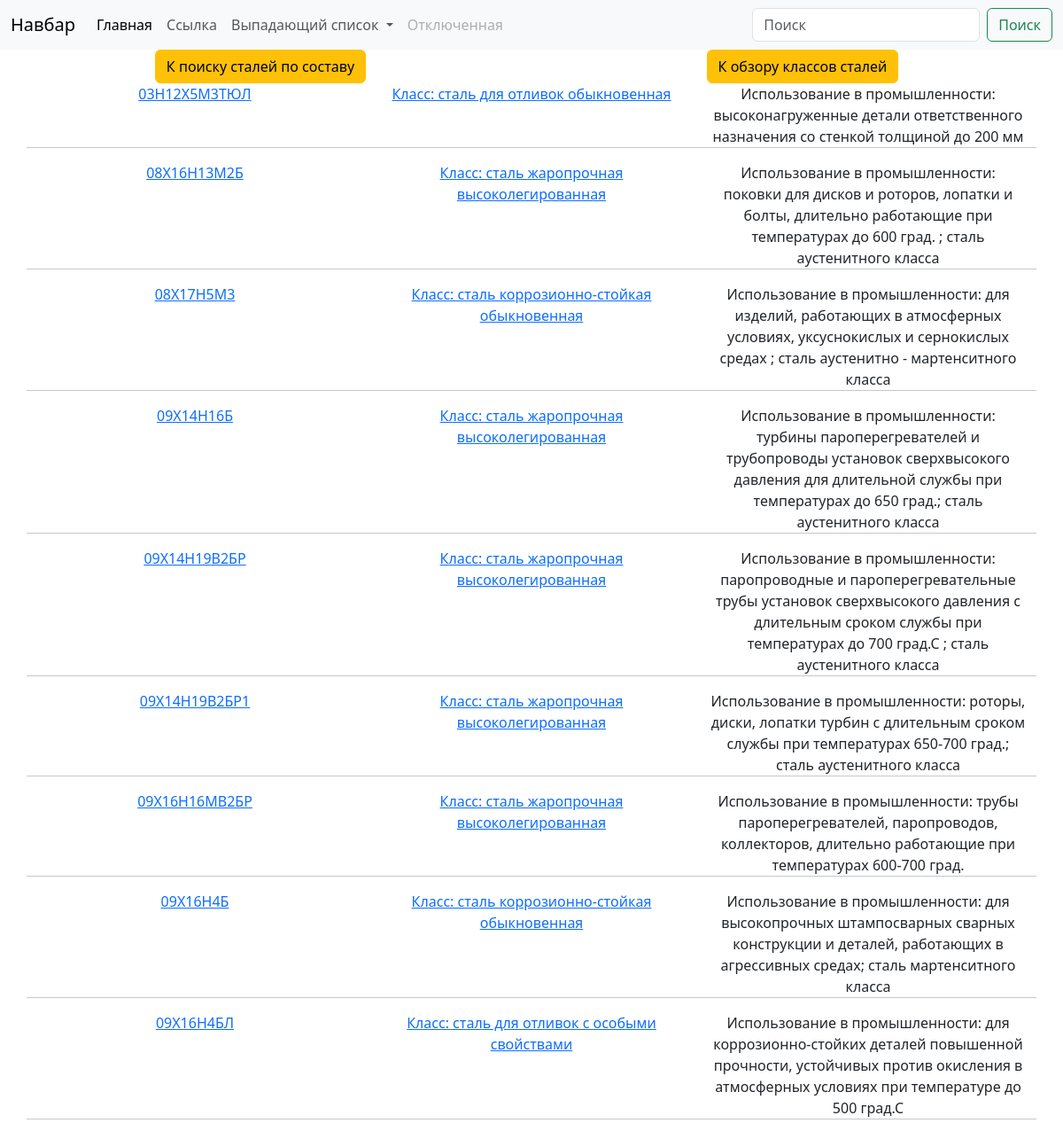
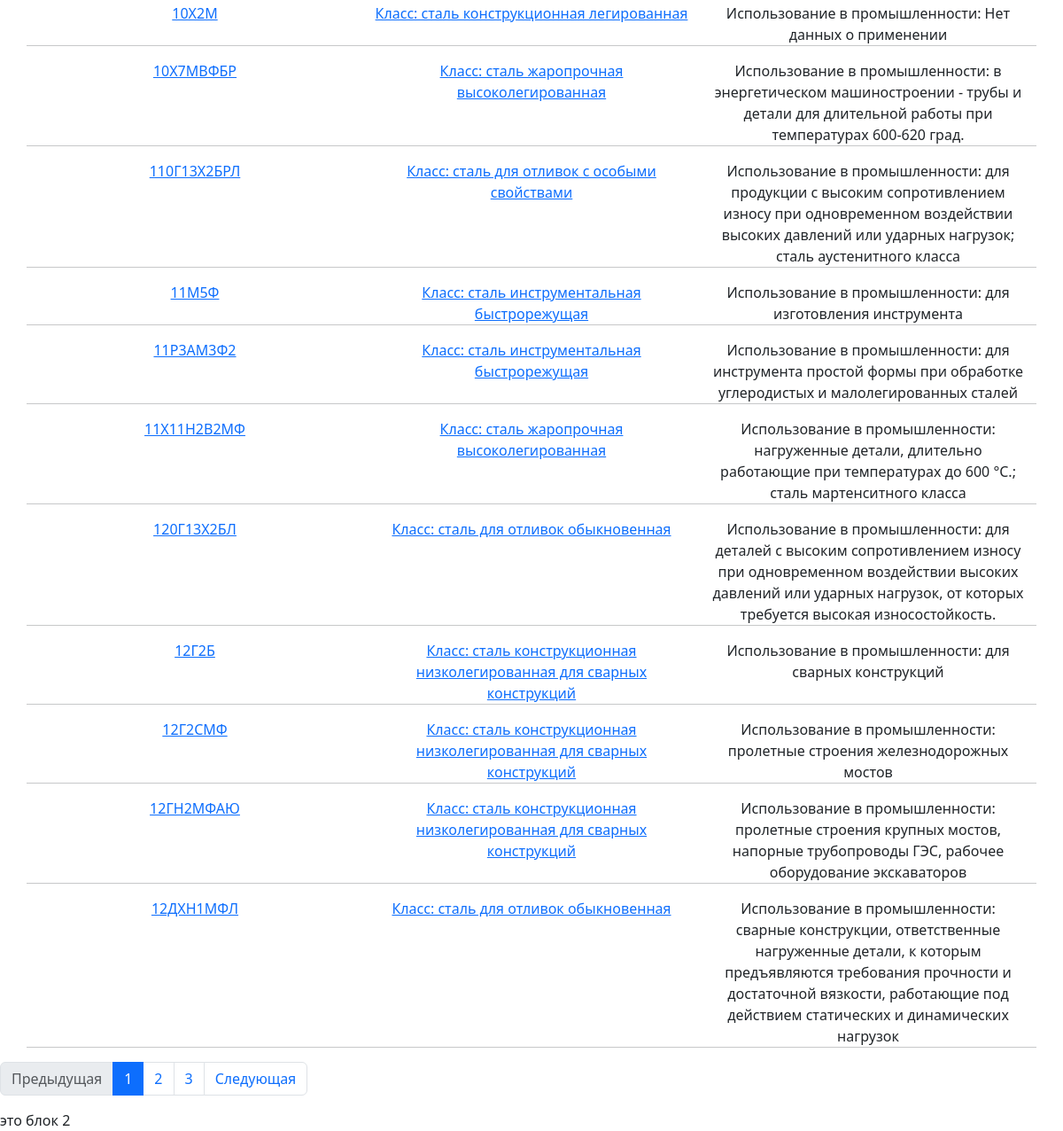
The page /metal/start/ on the database its author committed (2 pictures, top to bottom).
### metal/models.py (models this page shows, shortened)
class Metal_info(models.Model):
    steel = models.CharField(max_length=50, blank=True, null=True)
    steel_info = models.TextField(blank=True, null=True)
    slug = models.SlugField(max_length=100, unique=True, blank=True, null=True)
    metals_class = models.ForeignKey(
        'Metal_class',
        blank=True,
        null=True,
        related_name='metals_info',
        on_delete=models.PROTECT)
    metals = models.OneToOneField(
        'Metal',
        on_delete=models.CASCADE,
        blank=True,
        null=True,
    )
    metalsearch = models.ForeignKey(
        'MetalSearch',
        blank=True,
        null=True,
        related_name='metals_info',
        on_delete=models.RESTRICT)
    def get_absolute_url(self):
        return reverse('steel-slug-url', kwargs={'slug': self.slug})
    class Meta:
        ordering = ['steel']

class Metal_class(models.Model):
    steel_class = models.CharField(max_length=50, unique=True, blank=True, null=True)
    slug = models.SlugField(max_length=100, unique=True, blank=True, null=True)
    def get_absolute_url(self):
        return reverse('steel-steel_class-slug-url', kwargs={'slug': self.slug})

### metal/views.py (the view)
# urls.py: path('start/', Start.as_view(), name='start-url'),
class Start(NoSlugMixin, If_paginator, View):
    models = [Metal_info]
    to_padinator = (models[0].objects.all(), '20')
    template = 'metal/start.html'
    dict_dop = {'menu': menu[template]}

### metal/utils.py (called while the page is built)
    def if_paginator(self, request):
        paginator = Paginator(*self.to_padinator, orphans=5)
        page = paginator.get_page(request.GET.get('page', 1))
        is_paginated = page.has_other_pages()
        if page.has_previous():
            prev_url = f"?page={page.previous_page_number()}"
        else:
            prev_url = ''
        if page.has_next():
            next_url = f"?page={page.next_page_number()}"
        else:
            next_url = ''
        context = {'page_object': page,
                   'is_paginated': is_paginated,
                   'next_url': next_url,
                   'prev_url': prev_url
                   }
        return context

    def get(self, request):
        dict_context = {model.__name__.lower(): get_list_or_404(qset) for model, qset in self.Data.items()}  # передаются экземпляры класса
        if self.to_padinator: dict_context = {**dict_context, **self.if_paginator(request)}
        context={**dict_context, **self.dict_dop}  # передаются дополнительные параметры, например формы
        return render(request, self.template, context=context)

### metal/templates/metal/start.html (shortened to what this page needs)
{% extends 'metal/base_metal.html' %}
{% block block_1 %}
    {% include 'metal/includes/buttons.html' %}
    <div class="container text-center">
        <div class="row">
            {% with page_object.object_list as metal_info %}
                {% for m in metal_info %}
                    <div class="col"><a href="{{ m.get_absolute_url }}">{{m.steel}}</a></div>
                    <div class="col"><a href="{{ m.metals_class.get_absolute_url }}">{{m.metals_class.steel_class}}</a></div>
                    <div class="col">{{m.steel_info}}</div>
                    <hr>
                {% endfor %}
            {% endwith %}
        </div>
    </div>
    {% if is_paginated %}
        <nav aria-label="Пример навигации по страницам">
          <ul class="pagination">
              <li class="page-item {% if not prev_url %}disabled{% endif %}"><a class="page-link" href="{{ prev_url }}" tabindex="-1">Предыдущая</a></li>
              {% for n in page_object.paginator.page_range %}
                {% if page_object.number == n %}
                    <li class="page-item active"><a class="page-link" href="?page={{ n }}">{{ n }}</a></li>
                {% elif n > page_object.number|add:-3 and n < page_object.number|add:3 %}
                  <li class="page-item"><a class="page-link" href="?page={{ n }}">{{ n }}</a></li>
                {% endif %}
              {% endfor %}
              <li class="page-item {% if not next_url %}disabled{% endif %}"><a class="page-link" href="{{ next_url }}" tabindex="-1">Следующая</a></li>
          </ul>
        </nav>
    {% endif %}
{% endblock %}
{% block block_2 %}
  это блок 2
{% endblock %}

### rows shown on the page
Metal_info: steel "03Н12Х5М3ТЮЛ", metals_class.steel_class "Класс: сталь для отливок обыкновенная", steel_info "Использование в промышленности: высоконагруженные детали ответственного назначения со стенкой толщиной до 200 мм"
Metal_info: steel "08Х16Н13М2Б", metals_class.steel_class "Класс: сталь жаропрочная высоколегированная", steel_info "Использование в промышленности: поковки для дисков и роторов, лопатки и болты, длительно работающие при температурах до 600 град. ; сталь аустенитного класса"
Metal_info: steel "08Х17Н5М3", metals_class.steel_class "Класс: сталь коррозионно-стойкая обыкновенная", steel_info "Использование в промышленности: для изделий, работающих в атмосферных условиях, уксуснокислых и сернокислых средах ; сталь аустенитно - мартенситного класса"
Metal_info: steel "09Х14Н16Б", metals_class.steel_class "Класс: сталь жаропрочная высоколегированная", steel_info "Использование в промышленности: турбины пароперегревателей и трубопроводы установок сверхвысокого давления для длительной службы при температурах до 650 град.; сталь аустенитного класса"
Metal_info: steel "09Х14Н19В2БР", metals_class.steel_class "Класс: сталь жаропрочная высоколегированная", steel_info "Использование в промышленности: паропроводные и пароперегревательные трубы установок сверхвысокого давления с длительным сроком службы при температурах до 700 град.С ; сталь аустенитного класса"
Metal_info: steel "09Х14Н19В2БР1", metals_class.steel_class "Класс: сталь жаропрочная высоколегированная", steel_info "Использование в промышленности: роторы, диски, лопатки турбин с длительным сроком службы при температурах 650-700 град.; сталь аустенитного класса"
Metal_info: steel "09Х16Н16МВ2БР", metals_class.steel_class "Класс: сталь жаропрочная высоколегированная", steel_info "Использование в промышленности: трубы пароперегревателей, паропроводов, коллекторов, длительно работающие при температурах 600-700 град."
Metal_info: steel "09Х16Н4Б", metals_class.steel_class "Класс: сталь коррозионно-стойкая обыкновенная", steel_info "Использование в промышленности: для высокопрочных штампосварных сварных конструкции и деталей, работающих в агрессивных средах; сталь мартенситного класса"
Metal_info: steel "09Х16Н4БЛ", metals_class.steel_class "Класс: сталь для отливок с особыми свойствами", steel_info "Использование в промышленности: для коррозионно-стойких деталей повышенной прочности, устойчивых против окисления в атмосферных условиях при температуре до 500 град.С"
Metal_info: steel "10Х2М", metals_class.steel_class "Класс: сталь конструкционная легированная", steel_info "Использование в промышленности: Нет данных о применении"
Metal_info: steel "10Х7МВФБР", metals_class.steel_class "Класс: сталь жаропрочная высоколегированная", steel_info "Использование в промышленности: в энергетическом машиностроении - трубы и детали для длительной работы при температурах 600-620 град."
Metal_info: steel "110Г13Х2БРЛ", metals_class.steel_class "Класс: сталь для отливок с особыми свойствами", steel_info "Использование в промышленности: для продукции с высоким сопротивлением износу при одновременном воздействии высоких давлений или ударных нагрузок; сталь аустенитного класса"
Metal_info: steel "11М5Ф", metals_class.steel_class "Класс: сталь инструментальная быстрорежущая", steel_info "Использование в промышленности: для изготовления инструмента"
Metal_info: steel "11Р3АМ3Ф2", metals_class.steel_class "Класс: сталь инструментальная быстрорежущая", steel_info "Использование в промышленности: для инструмента простой формы при обработке углеродистых и малолегированных сталей"
Metal_info: steel "11Х11Н2В2МФ", metals_class.steel_class "Класс: сталь жаропрочная высоколегированная", steel_info "Использование в промышленности: нагруженные детали, длительно работающие при температурах до 600 °С.; сталь мартенситного класса"
Metal_info: steel "120Г13Х2БЛ", metals_class.steel_class "Класс: сталь для отливок обыкновенная", steel_info "Использование в промышленности: для деталей с высоким сопротивлением износу при одновременном воздействии высоких давлений или ударных нагрузок, от которых требуется высокая износостойкость."
Metal_info: steel "12Г2Б", metals_class.steel_class "Класс: сталь конструкционная низколегированная для сварных конструкций", steel_info "Использование в промышленности: для сварных конструкций"
Metal_info: steel "12Г2СМФ", metals_class.steel_class "Класс: сталь конструкционная низколегированная для сварных конструкций", steel_info "Использование в промышленности: пролетные строения железнодорожных мостов"
Metal_info: steel "12ГН2МФАЮ", metals_class.steel_class "Класс: сталь конструкционная низколегированная для сварных конструкций", steel_info "Использование в промышленности: пролетные строения крупных мостов, напорные трубопроводы ГЭС, рабочее оборудование экскаваторов"
Metal_info: steel "12ДХН1МФЛ", metals_class.steel_class "Класс: сталь для отливок обыкновенная", steel_info "Использование в промышленности: сварные конструкции, ответственные нагруженные детали, к которым предъявляются требования прочности и достаточной вязкости, работающие под действием статических и динамических нагрузок"

### other values the page prints
{{ n }} "1"
{{ n }} "2" "3"
